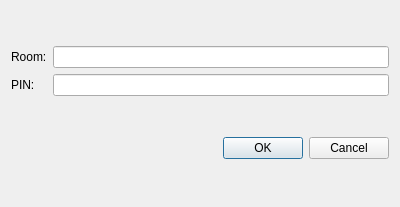
<?xml version="1.0" encoding="UTF-8"?>
<ui version="4.0">
 <class>DialogParticipant</class>
 <widget class="QDialog" name="DialogParticipant">
  <property name="geometry">
   <rect>
    <x>0</x>
    <y>0</y>
    <width>400</width>
    <height>207</height>
   </rect>
  </property>
  <property name="windowTitle">
   <string>Join A Room</string>
  </property>
  <layout class="QVBoxLayout" name="verticalLayout">
   <item>
    <layout class="QGridLayout" name="gridLayout">
     <item row="1" column="0">
      <widget class="QLabel" name="label_PIN">
       <property name="text">
        <string>PIN:</string>
       </property>
      </widget>
     </item>
     <item row="0" column="0">
      <widget class="QLabel" name="label_Room">
       <property name="text">
        <string>Room:</string>
       </property>
      </widget>
     </item>
     <item row="1" column="1">
      <widget class="QLineEdit" name="lineEdit_PIN"/>
     </item>
     <item row="0" column="1">
      <widget class="QLineEdit" name="lineEdit_Room"/>
     </item>
    </layout>
   </item>
   <item>
    <widget class="QDialogButtonBox" name="buttonBox">
     <property name="orientation">
      <enum>Qt::Horizontal</enum>
     </property>
     <property name="standardButtons">
      <set>QDialogButtonBox::Cancel|QDialogButtonBox::Ok</set>
     </property>
    </widget>
   </item>
  </layout>
 </widget>
 <resources/>
 <connections>
  <connection>
   <sender>buttonBox</sender>
   <signal>accepted()</signal>
   <receiver>DialogParticipant</receiver>
   <slot>accept()</slot>
   <hints>
    <hint type="sourcelabel">
     <x>248</x>
     <y>254</y>
    </hint>
    <hint type="destinationlabel">
     <x>157</x>
     <y>274</y>
    </hint>
   </hints>
  </connection>
  <connection>
   <sender>buttonBox</sender>
   <signal>rejected()</signal>
   <receiver>DialogParticipant</receiver>
   <slot>reject()</slot>
   <hints>
    <hint type="sourcelabel">
     <x>316</x>
     <y>260</y>
    </hint>
    <hint type="destinationlabel">
     <x>286</x>
     <y>274</y>
    </hint>
   </hints>
  </connection>
 </connections>
</ui>
